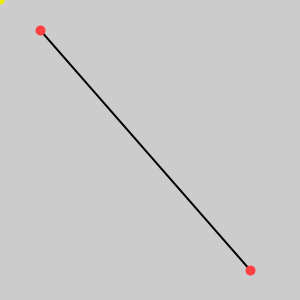
Frame 1 (no input)
Frame 60 (the mouse pressed at the canvas centre just before this capture): identical to frame 1, image omitted
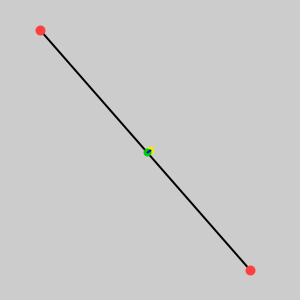
Frame 120 (the mouse held since frame 60 and released just before this capture)

The Processing sketch that drew these frames (run headless with seeded random() and noise(); from frame 60 on, the mouse is pressed at the canvas centre):

// Processing sketch: NearestPointOnLine
// ── NearestPointOnLine.pde
PVector p1, p2, n;

float d = 0;

void setup() {
  size(300, 300);

  p1 = new PVector(40, 30);

  p2 = new PVector(250, 270);

  // 求解n和d
  PVector vec = PVector.sub(p1, p2);

  vec.normalize();

  n = new PVector(-vec.y, vec.x);

  d = n.dot(p1);
}

void draw() {
  background(#CCCCCC);

  // 绘制线段及两个端点
  stroke(#000000);

  strokeWeight(2);

  line(p1.x, p1.y, p2.x, p2.y);

  strokeWeight(10);

  stroke(#FF4040);

  point(p1.x, p1.y);

  point(p2.x, p2.y);

  // 用当前鼠标的位置点作为已知点去q(黄色标注)
  PVector q = new PVector(mouseX, mouseY);

  strokeWeight(8);

  stroke(#EEEE00);

  point(q.x, q.y);

  // q' = q + (d - qn)n
  if (mousePressed) { // 当鼠标单击时求解直线上最近点
    float tmp = d - q.dot(n);

    PVector nearsetPoint = new PVector(n.x, n.y);

    nearsetPoint.mult(tmp);

    nearsetPoint.add(q);

    stroke(#00CD00);

    point(nearsetPoint.x, nearsetPoint.y);

    stroke(#0000EE);

    strokeWeight(2);

    // 绘制两点的距离
    line(q.x, q.y, nearsetPoint.x, nearsetPoint.y);
  }
}
